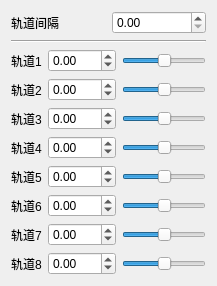
            <widget class="QWidget" name="_8K">
             <attribute name="title">
              <string>8K</string>
             </attribute>
             <layout class="QHBoxLayout" name="horizontalLayout_62">
              <item>
               <layout class="QVBoxLayout" name="verticalLayout_10">
                <item>
                 <layout class="QHBoxLayout" name="horizontalLayout_31">
                  <item>
                   <widget class="QLabel" name="dist_8K_label">
                    <property name="toolTip">
                     <string>&lt;html&gt;&lt;head/&gt;&lt;body&gt;&lt;p&gt;八个轨道两两间隔（推荐值：160）&lt;/p&gt;&lt;/body&gt;&lt;/html&gt;</string>
                    </property>
                    <property name="text">
                     <string>轨道间隔</string>
                    </property>
                   </widget>
                  </item>
                  <item>
                   <widget class="QDoubleSpinBox" name="dist_8K">
                    <property name="maximum">
                     <double>168.750000000000000</double>
                    </property>
                    <property name="singleStep">
                     <double>5.000000000000000</double>
                    </property>
                   </widget>
                  </item>
                 </layout>
                </item>
                <item>
                 <widget class="Line" name="line_5">
                  <property name="orientation">
                   <enum>Qt::Horizontal</enum>
                  </property>
                 </widget>
                </item>
                <item>
                 <layout class="QHBoxLayout" name="horizontalLayout_46">
                  <item>
                   <widget class="QLabel" name="_8K1_label">
                    <property name="text">
                     <string>轨道1</string>
                    </property>
                   </widget>
                  </item>
                  <item>
                   <widget class="QDoubleSpinBox" name="_8K1">
                    <property name="minimum">
                     <double>-675.000000000000000</double>
                    </property>
                    <property name="maximum">
                     <double>675.000000000000000</double>
                    </property>
                    <property name="singleStep">
                     <double>5.000000000000000</double>
                    </property>
                   </widget>
                  </item>
                  <item>
                   <widget class="QSlider" name="_8K1_sl">
                    <property name="minimum">
                     <number>-675</number>
                    </property>
                    <property name="maximum">
                     <number>675</number>
                    </property>
                    <property name="orientation">
                     <enum>Qt::Horizontal</enum>
                    </property>
                   </widget>
                  </item>
                 </layout>
                </item>
                <item>
                 <layout class="QHBoxLayout" name="horizontalLayout_50">
                  <item>
                   <widget class="QLabel" name="_8K2_label">
                    <property name="text">
                     <string>轨道2</string>
                    </property>
                   </widget>
                  </item>
                  <item>
                   <widget class="QDoubleSpinBox" name="_8K2">
                    <property name="minimum">
                     <double>-675.000000000000000</double>
                    </property>
                    <property name="maximum">
                     <double>675.000000000000000</double>
                    </property>
                    <property name="singleStep">
                     <double>5.000000000000000</double>
                    </property>
                   </widget>
                  </item>
                  <item>
                   <widget class="QSlider" name="_8K2_sl">
                    <property name="minimum">
                     <number>-675</number>
                    </property>
                    <property name="maximum">
                     <number>675</number>
                    </property>
                    <property name="singleStep">
                     <number>1</number>
                    </property>
                    <property name="orientation">
                     <enum>Qt::Horizontal</enum>
                    </property>
                   </widget>
                  </item>
                 </layout>
                </item>
                <item>
                 <layout class="QHBoxLayout" name="horizontalLayout_52">
                  <item>
                   <widget class="QLabel" name="_8K3_label">
                    <property name="text">
                     <string>轨道3</string>
                    </property>
                   </widget>
                  </item>
                  <item>
                   <widget class="QDoubleSpinBox" name="_8K3">
                    <property name="minimum">
                     <double>-675.000000000000000</double>
                    </property>
                    <property name="maximum">
                     <double>675.000000000000000</double>
                    </property>
                    <property name="singleStep">
                     <double>5.000000000000000</double>
                    </property>
                   </widget>
                  </item>
                  <item>
                   <widget class="QSlider" name="_8K3_sl">
                    <property name="minimum">
                     <number>-675</number>
                    </property>
                    <property name="maximum">
                     <number>675</number>
                    </property>
                    <property name="orientation">
                     <enum>Qt::Horizontal</enum>
                    </property>
                   </widget>
                  </item>
                 </layout>
                </item>
                <item>
                 <layout class="QHBoxLayout" name="horizontalLayout_51">
                  <item>
                   <widget class="QLabel" name="_8K4_label">
                    <property name="text">
                     <string>轨道4</string>
                    </property>
                   </widget>
                  </item>
                  <item>
                   <widget class="QDoubleSpinBox" name="_8K4">
                    <property name="minimum">
                     <double>-675.000000000000000</double>
                    </property>
                    <property name="maximum">
                     <double>675.000000000000000</double>
                    </property>
                    <property name="singleStep">
                     <double>5.000000000000000</double>
                    </property>
                   </widget>
                  </item>
                  <item>
                   <widget class="QSlider" name="_8K4_sl">
                    <property name="minimum">
                     <number>-675</number>
                    </property>
                    <property name="maximum">
                     <number>675</number>
                    </property>
                    <property name="orientation">
                     <enum>Qt::Horizontal</enum>
                    </property>
                   </widget>
                  </item>
                 </layout>
                </item>
                <item>
                 <layout class="QHBoxLayout" name="horizontalLayout_48">
                  <item>
                   <widget class="QLabel" name="_8K5_label">
                    <property name="text">
                     <string>轨道5</string>
                    </property>
                   </widget>
                  </item>
                  <item>
                   <widget class="QDoubleSpinBox" name="_8K5">
                    <property name="minimum">
                     <double>-675.000000000000000</double>
                    </property>
                    <property name="maximum">
                     <double>675.000000000000000</double>
                    </property>
                    <property name="singleStep">
                     <double>5.000000000000000</double>
                    </property>
                   </widget>
                  </item>
                  <item>
                   <widget class="QSlider" name="_8K5_sl">
                    <property name="minimum">
                     <number>-675</number>
                    </property>
                    <property name="maximum">
                     <number>675</number>
                    </property>
                    <property name="orientation">
                     <enum>Qt::Horizontal</enum>
                    </property>
                   </widget>
                  </item>
                 </layout>
                </item>
                <item>
                 <layout class="QHBoxLayout" name="horizontalLayout_49">
                  <item>
                   <widget class="QLabel" name="_8K6_label">
                    <property name="text">
                     <string>轨道6</string>
                    </property>
                   </widget>
                  </item>
                  <item>
                   <widget class="QDoubleSpinBox" name="_8K6">
                    <property name="minimum">
                     <double>-675.000000000000000</double>
                    </property>
                    <property name="maximum">
                     <double>675.000000000000000</double>
                    </property>
                    <property name="singleStep">
                     <double>5.000000000000000</double>
                    </property>
                   </widget>
                  </item>
                  <item>
                   <widget class="QSlider" name="_8K6_sl">
                    <property name="minimum">
                     <number>-675</number>
                    </property>
                    <property name="maximum">
                     <number>675</number>
                    </property>
                    <property name="orientation">
                     <enum>Qt::Horizontal</enum>
                    </property>
                   </widget>
                  </item>
                 </layout>
                </item>
                <item>
                 <layout class="QHBoxLayout" name="horizontalLayout_47">
                  <item>
                   <widget class="QLabel" name="_8K7_label">
                    <property name="text">
                     <string>轨道7</string>
                    </property>
                   </widget>
                  </item>
                  <item>
                   <widget class="QDoubleSpinBox" name="_8K7">
                    <property name="minimum">
                     <double>-675.000000000000000</double>
                    </property>
                    <property name="maximum">
                     <double>675.000000000000000</double>
                    </property>
                    <property name="singleStep">
                     <double>5.000000000000000</double>
                    </property>
                   </widget>
                  </item>
                  <item>
                   <widget class="QSlider" name="_8K7_sl">
                    <property name="minimum">
                     <number>-675</number>
                    </property>
                    <property name="maximum">
                     <number>675</number>
                    </property>
                    <property name="orientation">
                     <enum>Qt::Horizontal</enum>
                    </property>
                   </widget>
                  </item>
                 </layout>
                </item>
                <item>
                 <layout class="QHBoxLayout" name="horizontalLayout_53">
                  <item>
                   <widget class="QLabel" name="_8K8_label">
                    <property name="text">
                     <string>轨道8</string>
                    </property>
                   </widget>
                  </item>
                  <item>
                   <widget class="QDoubleSpinBox" name="_8K8">
                    <property name="minimum">
                     <double>-675.000000000000000</double>
                    </property>
                    <property name="maximum">
                     <double>675.000000000000000</double>
                    </property>
                    <property name="singleStep">
                     <double>5.000000000000000</double>
                    </property>
                   </widget>
                  </item>
                  <item>
                   <widget class="QSlider" name="_8K8_sl">
                    <property name="minimum">
                     <number>-675</number>
                    </property>
                    <property name="maximum">
                     <number>675</number>
                    </property>
                    <property name="orientation">
                     <enum>Qt::Horizontal</enum>
                    </property>
                   </widget>
                  </item>
                 </layout>
                </item>
               </layout>
              </item>
             </layout>
            </widget>
